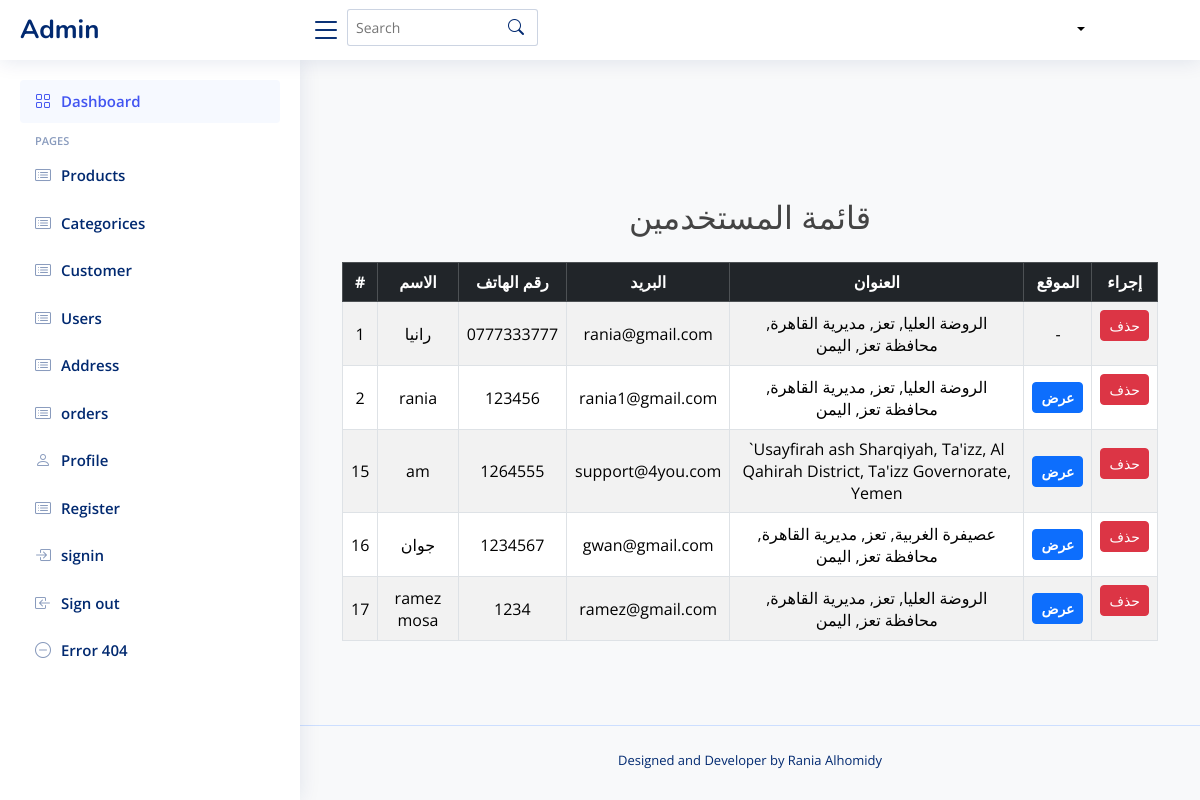
Before: /admin/users with the older database file.
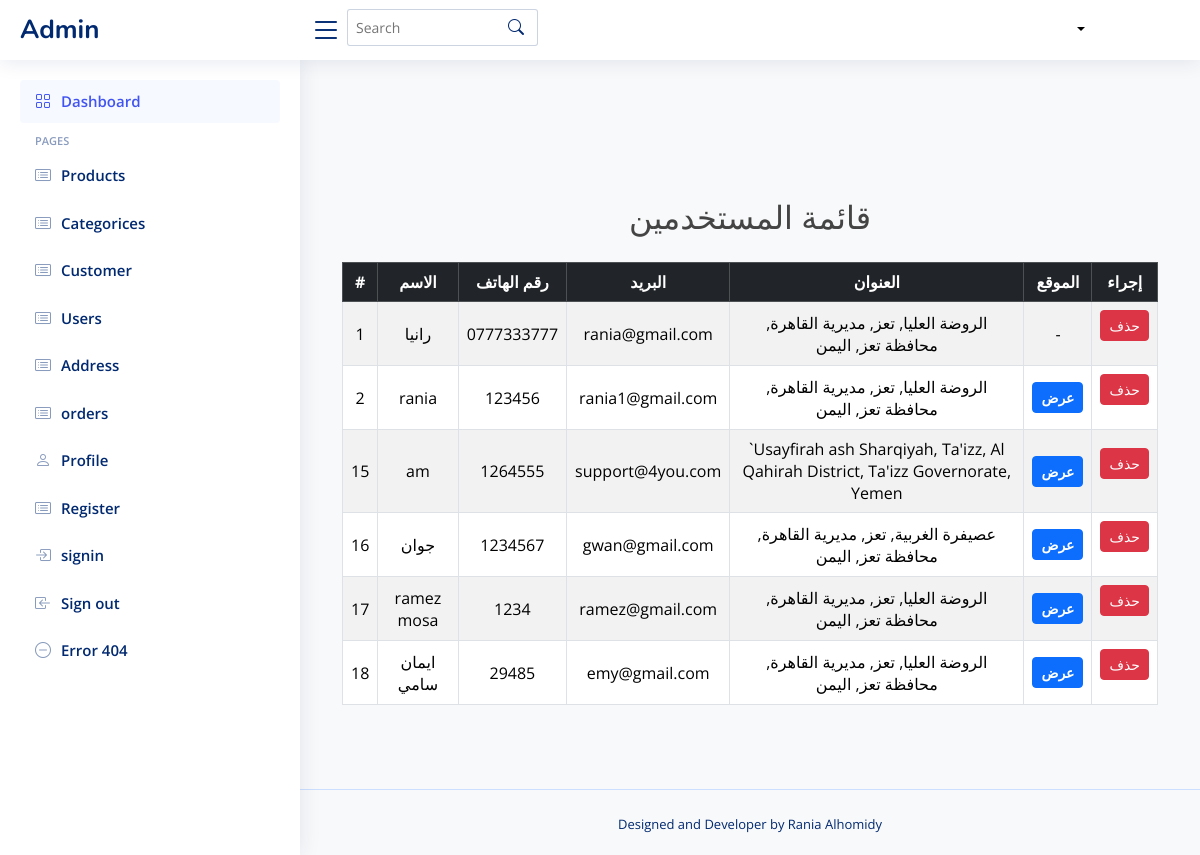
After: the same page with the newer database file.
### tables this page shows
CREATE TABLE user (
    id INTEGER PRIMARY KEY AUTOINCREMENT,
    name TEXT,
    num TEXT UNIQUE,
    pass TEXT,
    email TEXT UNIQUE,
    ud_ia INTEGER,
    account_status INTEGER DEFAULT 1,
    created_at TIMESTAMP DEFAULT CURRENT_TIMESTAMP,
    FOREIGN KEY (ud_ia) REFERENCES user_addresses(id) ON DELETE CASCADE
);

CREATE TABLE user_addresses (
    id INTEGER PRIMARY KEY AUTOINCREMENT,
    user_id INTEGER,
    latitude REAL,
    longitude REAL,
    address TEXT,
    FOREIGN KEY (user_id) REFERENCES users(id) ON DELETE CASCADE
);

### admin_routes.py (the view)
@admin_bp.route('/users')
def users():
    try:
        conn = get_db_connection()
        conn.row_factory = sqlite3.Row
        cursor = conn.cursor()
        cursor.execute("""
            SELECT
                u.id, u.name, u.num, u.email, u.ud_ia,
                a.address, a.latitude, a.longitude
            FROM user u
            LEFT JOIN user_addresses a ON u.ud_ia = a.id
        """)
        users_data = cursor.fetchall()
        conn.close()
        users = []
        for user in users_data:
            users.append({
                'id': user['id'],
                'name': user['name'] or 'غير محدد',
                'num': user['num'] or 'غير محدد',
                'email': user['email'] or 'غير محدد',
                'address': user['address'] or 'لم يتم إضافة عنوان',
                'latitude': user['latitude'],
                'longitude': user['longitude']
            })
        return render_template('admin/show_users.html', users=users)
    except Exception as e:
        print(f"خطأ مفاجئ: {str(e)}")
        return render_template('admin/show_users.html', error="حدث خطأ أثناء جلب المستخدمين")

### admin_routes.py (called while the page is built)
def get_db_connection():
    conn = sqlite3.connect('database/Eshop.db')
    conn.row_factory = sqlite3.Row
    return conn

### app.py (called while the page is built, shortened)
def get_db_connection():
    conn = sqlite3.connect('database/Eshop.db')
    conn.row_factory = sqlite3.Row
    return conn

@app.context_processor
def inject_categories():
    conn = get_db_connection()
    cursor = conn.cursor()
    try:
        cursor.execute("""
            SELECT id, name, parent_id, image
            FROM category
            WHERE parent_id IS NULL
            ORDER BY name
        """)
        main_categories = cursor.fetchall()
        cursor.execute("SELECT id, name, parent_id, image FROM category ORDER BY name")
        all_categories = cursor.fetchall()
        return {
            'main_categories': main_categories,
            'all_categories': all_categories
        }
    finally:
        conn.close()

@app.context_processor
def inject_sellers():
    conn = get_db_connection()
    sellers = conn.execute('SELECT id, store_name FROM sellers').fetchall()
    conn.close()
    return dict(sellers=sellers)

@app.context_processor
def inject_user_data_and_cart_count():
    user_id = request.cookies.get('user_auth') # كوكي يدل على أن المستخدم مسجل دخول
    current_user_name = None
    total_items_in_cart = 0
    return dict(
        user_name=current_user_name, # اسم المستخدم (أو None)
        logged_in=bool(user_id), # True إذا كان user_id موجوداً (أي مسجل دخول)
        total_items_count=total_items_in_cart # العدد الكلي للمنتجات في السلة
    )

### templates/admin/show_users.html (shortened to what this page needs)
{% include 'admin/header.html'%}
<main id="main" class="main">
    <div class="container py-5">
        <h2 class="mb-4 text-center">قائمة المستخدمين</h2>
        <div class="table-responsive">
            <table class="table table-bordered table-striped table-hover text-center align-middle">
                <thead class="table-dark">
                    <tr>
                        <th>#</th>
                        <th>الاسم</th>
                        <th>رقم الهاتف</th>
                        <th>البريد</th>
                        <th>العنوان</th>
                        <th>الموقع</th>
                        <th>إجراء</th>
                    </tr>
                </thead>
                <tbody>
                    {% for user in users %}
                    <tr>
                        <td>{{ user.id }}</td>
                        <td>{{ user.name }}</td>
                        <td>{{ user.num }}</td>
                        <td>{{ user.email }}</td>
                        <td>{{ user.address }}</td>
                        <td>
                            {% if user.latitude and user.longitude %}
                            <a href="https://maps.google.com/?q={{ user.latitude }},{{ user.longitude }}" class="btn btn-primary btn-sm text_view"
                                target="_blank">عرض</a>
                            {% else %}
                            -
                            {% endif %}
                        </td>
                        <td>
                            <form method="POST" action="{{ url_for('admin.delete_user', user_id=user.id) }}"
                                onsubmit="return confirm('هل أنت متأكد من حذف المستخدم؟');">
                                <button type="submit" class="btn btn-danger btn-sm">حذف</button>
                            </form>
                        </td>
                    </tr>
                    {% endfor %}
                </tbody>
            </table>
        </div>
    </div>
</main>
{% include 'admin/footer.html'%}

### templates/admin/header.html (shortened to what this page needs)
<!DOCTYPE html>
<html lang="en">
<head>
<!DOCTYPE html>
<html lang="en">
<head>
  <link href="https://cdn.jsdelivr.net/npm/bootstrap@5.3.0/dist/css/bootstrap.min.css" rel="stylesheet">
  <link href="{{ url_for('static', filename='vendor/bootstrap/css/bootstrap.min.css') }}" rel="stylesheet">
  <link href="{{ url_for('static', filename='vendor/bootstrap-icons/bootstrap-icons.css') }}" rel="stylesheet">
  <link href="{{ url_for('static', filename='vendor/boxicons/css/boxicons.min.css') }}" rel="stylesheet">
  <link href="{{ url_for('static', filename='vendor/quill/quill.snow.css') }}" rel="stylesheet">
  <link href="{{ url_for('static', filename='vendor/quill/quill.bubble.css') }}" rel="stylesheet">
  <link href="{{ url_for('static', filename='vendor/remixicon/remixicon.css') }}" rel="stylesheet">
  <link href="{{ url_for('static', filename='vendor/simple-datatables/style.css') }}" rel="stylesheet">
  <link rel="stylesheet" href="{{ url_for('static', filename='css/fontawesome.min.css') }}">
  <link rel="stylesheet" href="{{ url_for('static', filename='css/fontawesome.css') }}">
  <link rel="stylesheet" href="{{ url_for('static', filename='css/all.min.css') }}">
  <link rel="stylesheet" href="{{ url_for('static', filename='style/css/font-awesome.min.css') }}">
  <link href="{{ url_for('static', filename='css/index.css') }}" rel="stylesheet">
</head>
<body>
  <header id="header" class="header fixed-top d-flex align-items-center">
    <div class="d-flex align-items-center justify-content-between">
      <a href="{{ url_for('admin.home') }}" class="logo d-flex align-items-center">
        <span class="d-none d-lg-block">Admin</span>
      </a>
      <i class="bi bi-list toggle-sidebar-btn"></i>
    </div>
    <div class="search-bar">
      <form class="search-form d-flex align-items-center" method="POST" action="#">
        <input type="text" name="query" placeholder="Search" title="Enter search keyword">
        <button type="submit" title="Search"><i class="bi bi-search"></i></button>
      </form>
    </div>
      <nav class="navbar">
    <div class=" pro-info nav-item dropdown drop  p-0 d-flex ">
      <a class="info nav-link dropdown-toggle" href="#" role="button" data-bs-toggle="dropdown" aria-expanded="false">
      </a>
    </div>
    </nav>
  </header>
  <aside id="sidebar" class="sidebar">
    <ul class="sidebar-nav" id="sidebar-nav">
      <li class="nav-item">
        <a class="nav-link " href="{{url_for('admin.home')}}">
          <i class="bi bi-grid"></i>
          <span>Dashboard</span>
        </a>
      </li>
      <li class="nav-heading">Pages</li>
      <li class="nav-item">
        <a class="nav-link collapsed" href="{{ url_for('admin.show_product')}}">
          <i class="bi bi-card-list"></i>
          <span>Products</span>
        </a>
        </li>
        <li class="nav-item">
  <a class="nav-link collapsed" href="{{ url_for('admin.categories')}}">
    <i class="bi bi-card-list"></i>
    <span>Categorices</span>
  </a>
</li>
        <li class="nav-item">
        <a class="nav-link collapsed" href="{{url_for('admin.show_seller')}}">
          <i class="bi bi-card-list"></i>
          <span>Customer</span>
        </a>
        </li>
      <li class="nav-item">
        <a class="nav-link collapsed" href="{{url_for('admin.users')}}">
          <i class="bi bi-card-list"></i>
          <span>Users</span>
        </a>
      </li>
      <li class="nav-item">
        <a class="nav-link collapsed" href="address.html">
          <i class="bi bi-card-list"></i>
          <span>Address</span>
        </a>
      </li>
      <li class="nav-item">
        <a class="nav-link collapsed" href="orders.html">
          <i class="bi bi-card-list"></i>
          <span>orders</span>
        </a>
      </li>
      <li class="nav-item">
        <a class="nav-link collapsed" href="profile.html">
          <i class="bi bi-person"></i>
          <span>Profile</span>
        </a>
      </li>
      <li class="nav-item">
        <a class="nav-link collapsed" href="signup.html">
          <i class="bi bi-card-list"></i>
          <span>Register</span>
        </a>
      </li>
      <li class="nav-item">
        <a class="nav-link collapsed" href="signin.html">
          <i class="bi bi-box-arrow-in-right"></i>
          <span>signin</span>
        </a>
      </li>
      <li class="nav-item">
        <a class="nav-link collapsed" href="logout.html">
          <i class="bi bi-box-arrow-in-left"></i>
          <span>Sign out</span>
        </a>
      </li>
      <li class="nav-item">
        <a class="nav-link collapsed" href="pages-error-404.html">
          <i class="bi bi-dash-circle"></i>
          <span>Error 404</span>
        </a>
      </li>
    </ul>
  </aside>

### templates/admin/footer.html (shortened to what this page needs)
  <footer id="footer" class="footer">
    <div class="credits">
      Designed and Developer by
        Rania Alhomidy
    </div>
  </footer>
</body>
</html>

### static/css/index.css (style rules this page uses)
:root { scroll-behavior: smooth; }
body { font-family: "Open Sans", sans-serif; background: #ffffff; color: #444444; }
a { color: #000; text-decoration: none; }
h1, h2, h3, h4, h5, h6 { font-family: "Nunito", sans-serif; }
.navbar { padding: 10px; background-color: #ffffff; margin-left: 500px; }
.navbar a, .navbar a:focus { display: flex; align-items: center; justify-content: space-between; padding: 5px 15px 7px 15px; margin-left: 5px; font-size: 14px; color: #000; white-space: nowrap; transition: 0.3s; border-radius: 50px; }
#main { margin-top: 60px; padding: 20px 30px; transition: all 0.3s; }
.logo { line-height: 1; }
@media (min-width: 1200px) { .logo { width: 280px; } }
.logo span { font-size: 26px; font-weight: 700; color: #012970; font-family: "Nunito", sans-serif; }
.header { transition: all 0.5s; z-index: 997; height: 60px; box-shadow: 0px 2px 20px rgba(1, 41, 112, 0.1); background-color: #fff; padding-left: 20px; }
.header .toggle-sidebar-btn { font-size: 32px; padding-left: 10px; cursor: pointer; color: #012970; }
.header .search-bar { margin-top: 10px; padding: 0 5px; }
.header .search-form { width: 100%; }
.header .search-form input { border: 0; font-size: 14px; color: #012970; border: 1px solid rgba(1, 41, 112, 0.2); padding: 7px 38px 7px 8px; border-radius: 3px; transition: 0.3s; width: 100%; }
.header .search-form button { border: 0; padding: 0; margin-left: -30px; background: none; }
.header .search-form button i { color: #012970; }
.sidebar { position: fixed; top: 60px; left: 0; bottom: 0; width: 300px; z-index: 996; transition: all 0.3s; padding: 20px; overflow-y: auto; scrollbar-width: thin; scrollbar-color: #aab7cf transparent; box-shadow: 0px 0px 20px rgba(1, 41, 112, 0.1); background-color: #fff; }
@media (min-width: 1200px) { #main, #footer { margin-left: 300px; } }
.sidebar-nav { padding: 0; margin: 0; list-style: none; }
.sidebar-nav li { padding: 0; margin: 0; list-style: none; }
.sidebar-nav .nav-item { margin-bottom: 5px; }
.sidebar-nav .nav-heading { font-size: 11px; text-transform: uppercase; color: #899bbd; font-weight: 600; margin: 10px 0 5px 15px; }
.sidebar-nav .nav-link { display: flex; align-items: center; font-size: 15px; font-weight: 600; color: #4154f1; transition: 0.3; background: #f6f9ff; padding: 10px 15px; border-radius: 4px; }
.sidebar-nav .nav-link i { font-size: 16px; margin-right: 10px; color: #4154f1; }
.sidebar-nav .nav-link.collapsed { color: #012970; background: #fff; }
.sidebar-nav .nav-link.collapsed i { color: #899bbd; }
.footer { padding: 20px 0; font-size: 14px; transition: all 0.3s; border-top: 1px solid #cddfff; }
.footer .credits { padding-top: 5px; text-align: center; font-size: 13px; color: #012970; }
input { padding: 5px; margin: 0; border: 1px solid #ccc; border-radius: 10px; }
a { color: #fff; }

### templates/admin/show_users.html (style rules this page uses)
body { background-color: #f8f9fa; }
table th, table td { vertical-align: middle; }
.text_view { color: rgb(255, 255, 255); font-weight:600; }

Changed rows visible on the page:
added user: id "18", name "ايمان سامي", num "29485", email "emy@gmail.com", address "الروضة العليا, تعز, مديرية القاهرة, محافظة تعز, اليمن"
